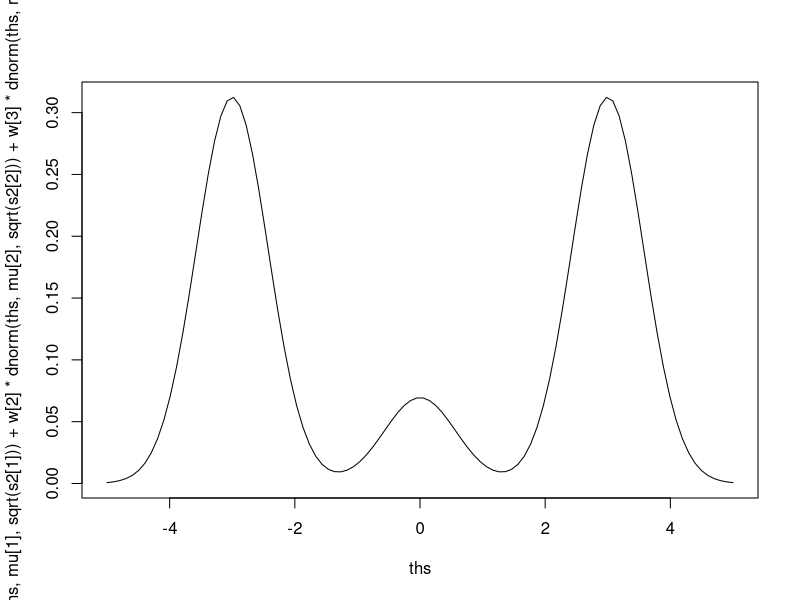
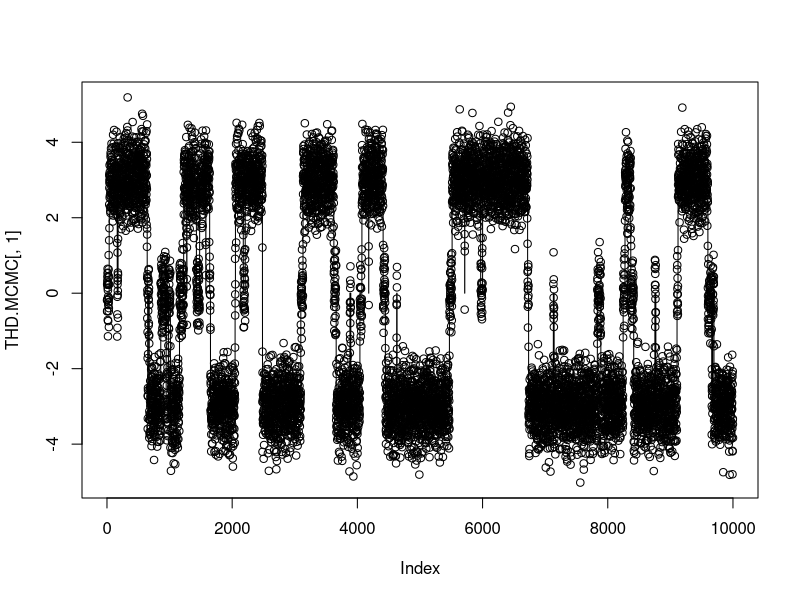
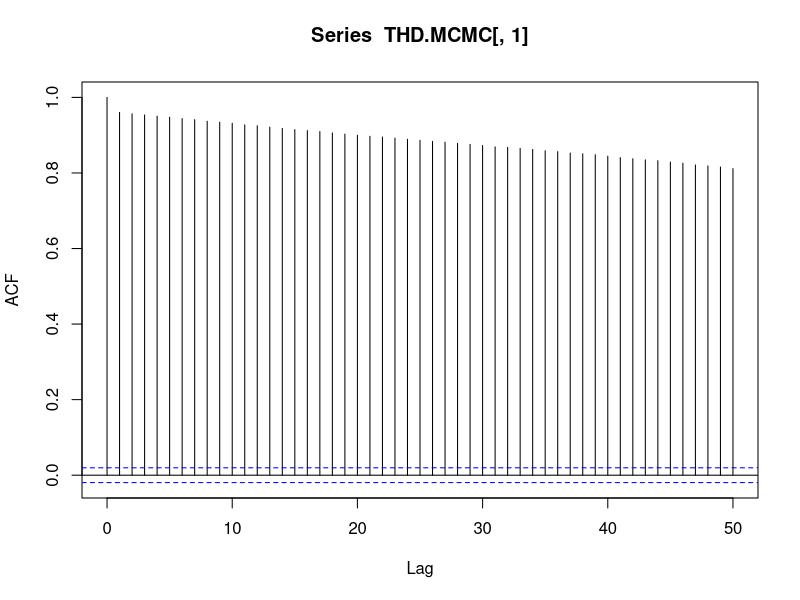
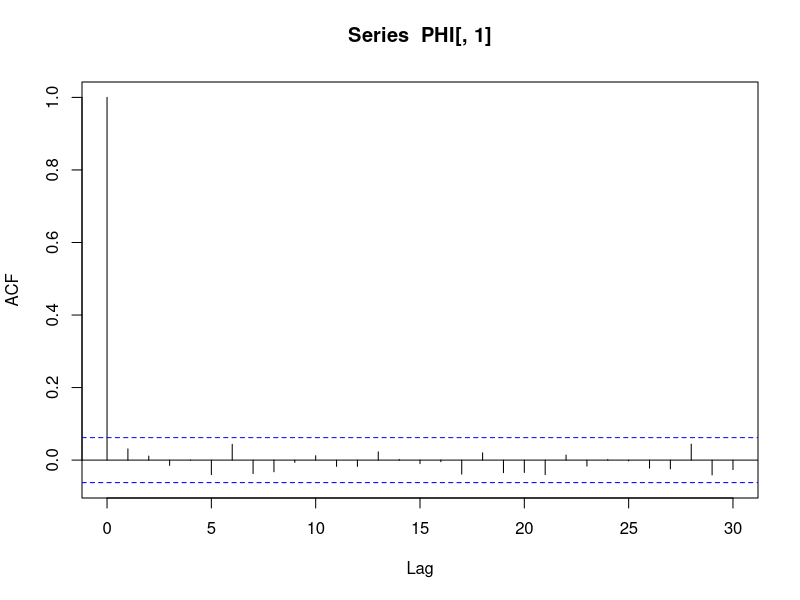
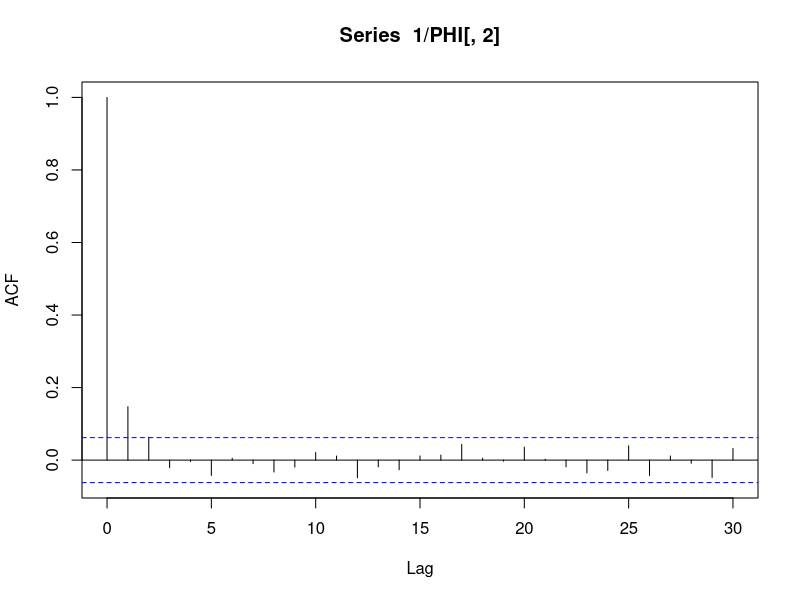
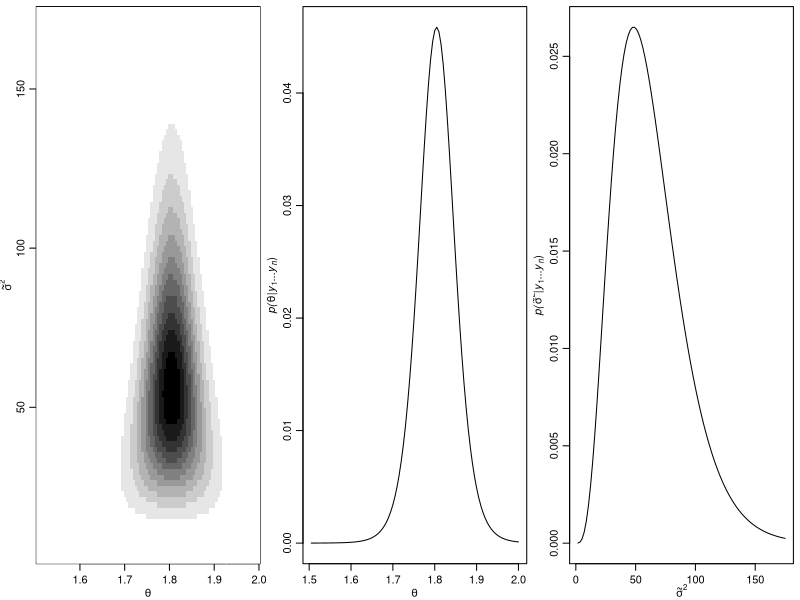
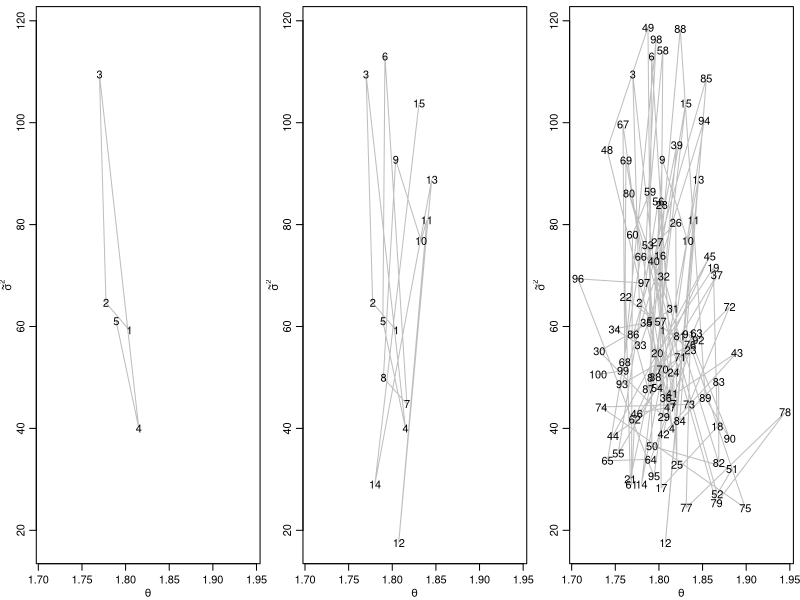
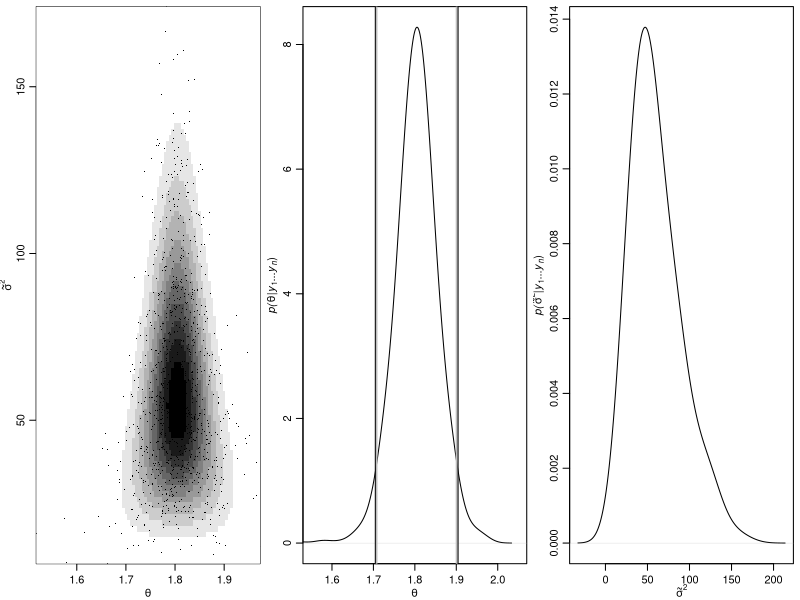

Generate these figures, in order, with R:
# priors
mu0<-1.9  ; t20<-0.95^2
s20<-.01 ; nu0<-1

#data
y<-c(1.64,1.70,1.72,1.74,1.82,1.82,1.82,1.90,2.08)
n<-length(y) ; mean.y<-mean(y) ; var.y<-var(y)


####
G<-100 ; H<-100

mean.grid<-seq(1.505,2.00,length=G) 
prec.grid<-seq(1.75,175,length=H) 

post.grid<-matrix(nrow=G,ncol=H)

for(g in 1:G) {
  for(h in 1:H) { 
    
    post.grid[g,h]<- dnorm(mean.grid[g], mu0, sqrt(t20)) *
                     dgamma(prec.grid[h], nu0/2, s20*nu0/2 ) *
                     prod( dnorm(y,mean.grid[g],1/sqrt(prec.grid[h])) )
                  }
                }

post.grid<-post.grid/sum(post.grid)

pdf("fig6_1.pdf",height=1.75,width=5,family="Times")
par(mfrow=c(1,3),mar=c(2.75,2.75,.5,.5),mgp=c(1.70,.70,0))
image( mean.grid,prec.grid,post.grid,col=gray( (10:0)/10 ),
     xlab=expression(theta), ylab=expression(tilde(sigma)^2) )

mean.post<- apply(post.grid,1,sum)
plot(mean.grid,mean.post,type="l",xlab=expression(theta),
 ylab=expression( paste(italic("p("),
     theta,"|",italic(y[1]),"...",italic(y[n]),")",sep="")))

prec.post<-apply(post.grid,2,sum)
plot(prec.grid,prec.post,type="l",xlab=expression(tilde(sigma)^2),
     ylab=expression( paste(italic("p("),
     tilde(sigma)^2,"|",italic(y[1]),"...",italic(y[n]),")",sep=""))) 

dev.off()
#####







###
set.seed(1)
S<-1000
PHI<-matrix(nrow=S,ncol=2)
PHI[1,]<-phi<-c( mean.y, 1/var.y)

### Gibbs sampling
for(s in 2:S) {

# generate a new theta value from its full conditional
mun<-  ( mu0/t20 + n*mean.y*phi[2] ) / ( 1/t20 + n*phi[2] )
t2n<- 1/( 1/t20 + n*phi[2] )
phi[1]<-rnorm(1, mun, sqrt(t2n) )

# generate a new sigma^2 value from its full conditional
nun<- nu0+n
s2n<- (nu0*s20 + (n-1)*var.y + n*(mean.y-phi[1])^2 ) /nun
phi[2]<- rgamma(1, nun/2, nun*s2n/2)

PHI[s,]<-phi         }
###



pdf("fig6_2.pdf",height=1.75,width=5,family="Times")
par(mfrow=c(1,3),mar=c(2.75,2.75,.5,.5),mgp=c(1.70,.70,0))
m1<-5
plot( PHI[1:m1,],type="l",xlim=range(PHI[1:100,1]), ylim=range(PHI[1:100,2]),
       lty=1,col="gray",xlab=expression(theta),ylab=expression(tilde(sigma)^2))
text(  PHI[1:m1,1], PHI[1:m1,2], c(1:m1) )

m1<-15
plot( PHI[1:m1,],type="l",xlim=range(PHI[1:100,1]), ylim=range(PHI[1:100,2]),
       lty=1,col="gray",xlab=expression(theta),ylab=expression(tilde(sigma)^2))
text(  PHI[1:m1,1], PHI[1:m1,2], c(1:m1) )

m1<-100
plot( PHI[1:m1,],type="l",xlim=range(PHI[1:100,1]), ylim=range(PHI[1:100,2]),
       lty=1,col="gray",xlab=expression(theta),ylab=expression(tilde(sigma)^2))
text(  PHI[1:m1,1], PHI[1:m1,2], c(1:m1) )
dev.off()
#####


#####
pdf("fig6_3.pdf",family="Times",height=1.75,width=5)
par(mfrow=c(1,3),mar=c(2.75,2.75,.5,.5),mgp=c(1.70,.70,0))
sseq<-1:1000


image( mean.grid,prec.grid,post.grid,col=gray( (10:0)/10 ),
     xlab=expression(theta), ylab=expression(tilde(sigma)^2) ,
     xlim=range(PHI[,1]),ylim=range(PHI[,2]) )
points(PHI[sseq,1],PHI[sseq,2],pch=".",cex=1.25 )

plot(density(PHI[,1],adj=2),  xlab=expression(theta),main="",
     xlim=c(1.55,2.05),
 ylab=expression( paste(italic("p("),
     theta,"|",italic(y[1]),"...",italic(y[n]),")",sep="")))
abline(v=quantile(PHI[,1],prob=c(.025,.975)),lwd=2,col="gray")
### t-test based confidence interval
n<-length(y) ; ybar<-mean(y) ; s2<-var(y)
ybar+qt( c(.025,.975), n-1) *sqrt(s2/n)
abline( v= ybar+qt( c(.025,.975), n-1) *sqrt(s2/n), col="black",lwd=1)


plot(density(PHI[,2],adj=2), xlab=expression(tilde(sigma)^2),main="",
     ylab=expression( paste(italic("p("),
     tilde(sigma)^2,"|",italic(y[1]),"...",italic(y[n]),")",sep=""))) 



dev.off()
#####

quantile(PHI[,1],c(.025,.5,.975))
quantile(PHI[,2],c(.025,.5, .975))
quantile(1/sqrt(PHI[,2]),c(.025,.5, .975))



##### 
pdf("fig6_5.pdf",family="Times",height=4,width=4)
par(mar=c(3,3,1,1),mgp=c(1.75,.75,0))
mu0<-10 ; tau0<-5
s20<-2  ; nu0<-1  

K<-50
L<-50
theta.grid<-seq( 12,18, length=K)
prec.grid<-seq(.05,.25, length=L)
post.grid<-matrix(nrow=K,ncol=L)

plot( 0,0,xlim=range(theta.grid), ylim=range(prec.grid),
          xlab=expression(theta), ylab=expression(1/sigma^2) )
abline( v=theta.grid, col="gray")
abline( h=prec.grid, col="gray")
dev.off()
#####


#####
pdf("fig6_6.pdf",family="Times",height=4,width=8)
par(mar=c(3,3,1,1),mgp=c(1.75,.75,0))

set.seed(1)
y<-rnorm(25,15,3)
for(k in 1:K) {
for(l in 1:L) {
    post.grid[k,l]<- dnorm(theta.grid[k],mu0,tau0) *
                     dgamma(prec.grid[l], nu0/2, s20*nu0/2 ) *
                     prod( dnorm(y,theta.grid[k],1/sqrt(prec.grid[l])) )
               }}
post.grid<-post.grid/sum(post.grid)

par(mfrow=c(1,2))
image( theta.grid,prec.grid,post.grid,col=terrain.colors(15),
     xlab=expression(theta), ylab=expression(1/sigma^2))
abline(v=mean(y),lty=2)
abline(h=1/var(y), lty=2)

#abline(v=mu0,lty=2,col="blue")
#abline(h=1/tau0, lty=2,col="blue")

contour( theta.grid,prec.grid,post.grid,
         xlab=expression(theta), ylab=expression(1/sigma^2))
abline(v=mean(y),lty=2)
abline(h=1/var(y), lty=2)
dev.off()
#####




###### Intro to MCMC diagnostics
mu<-c(-3,0,3)
s2<-c(.33,.33,.33)
w<-c(.45,.1,.45)

ths<-seq(-5,5,length=100)
plot(ths, w[1]*dnorm(ths,mu[1],sqrt(s2[1])) +
          w[2]*dnorm(ths,mu[2],sqrt(s2[2])) +
          w[3]*dnorm(ths,mu[3],sqrt(s2[3])) ,type="l" )



#### MC Sampling
set.seed(1)
S<-2000
d<-sample(1:3,S, prob=w,replace=TRUE)
th<-rnorm(S,mu[d],sqrt(s2[d]))
THD.MC<-cbind(th,d)
####

#### MCMC sampling
th<-0
THD.MCMC<-NULL
S<-10000
set.seed(1)
for(s in 1:S) {
d<-sample(1:3 ,1,prob= w*dnorm(th,mu,sqrt(s2))   )
th<-rnorm(1,mu[d],sqrt(s2[d]) )
THD.MCMC<-rbind(THD.MCMC,c(th,d) )
               }

plot(THD.MCMC[,1])
lines( mu[THD.MCMC[,2]])

###
pdf("fig6_4.pdf",family="Times",height=3.5,width=7)
par(mfrow=c(1,1),mar=c(3,3,1,1),mgp=c(1.75,.75,0))
ths<-seq(-6,6,length=1000)
plot(ths, w[1]*dnorm(ths,mu[1],sqrt(s2[1])) +
          w[2]*dnorm(ths,mu[2],sqrt(s2[2])) +
          w[3]*dnorm(ths,mu[3],sqrt(s2[3])) ,type="l" , xlab=expression(theta),ylab=
     expression( paste( italic("p("),theta,")",sep="") ),lwd=2 ,ylim=c(0,.40))
hist(THD.MC[,1],add=TRUE,prob=TRUE,nclass=20,col="gray")
lines( ths, w[1]*dnorm(ths,mu[1],sqrt(s2[1])) +
          w[2]*dnorm(ths,mu[2],sqrt(s2[2])) +
          w[3]*dnorm(ths,mu[3],sqrt(s2[3])),lwd=2 )
dev.off()
###
###
pdf("fig6_5.pdf",family="Times",height=3.5,width=7)
par(mfrow=c(1,2),mar=c(3,3,1,1),mgp=c(1.75,.75,0))
Smax<-1000
ths<-seq(-6,6,length=1000)
plot(ths, w[1]*dnorm(ths,mu[1],sqrt(s2[1])) +
          w[2]*dnorm(ths,mu[2],sqrt(s2[2])) +
          w[3]*dnorm(ths,mu[3],sqrt(s2[3])) ,type="l" , xlab=expression(theta),
 ylab=expression( paste( italic("p("),theta,")",sep="") ),lwd=2 ,ylim=c(0,.40))
hist(THD.MCMC[1:Smax,1],add=TRUE,prob=TRUE,nclass=20,col="gray")
lines( ths, w[1]*dnorm(ths,mu[1],sqrt(s2[1])) +
          w[2]*dnorm(ths,mu[2],sqrt(s2[2])) +
          w[3]*dnorm(ths,mu[3],sqrt(s2[3])),lwd=2 )
plot(THD.MCMC[1:Smax,1],xlab="iteration",ylab=expression(theta))
dev.off()
####
####
pdf("fig6_6.pdf",family="Times",height=3.5,width=7)
par(mfrow=c(1,2),mar=c(3,3,1,1),mgp=c(1.75,.75,0))
Smax<-10000
ths<-seq(-6,6,length=1000)
plot(ths, w[1]*dnorm(ths,mu[1],sqrt(s2[1])) +
          w[2]*dnorm(ths,mu[2],sqrt(s2[2])) +
          w[3]*dnorm(ths,mu[3],sqrt(s2[3])) ,type="l" , xlab=expression(theta),
 ylab=expression( paste( italic("p("),theta,")",sep="") ),lwd=2,ylim=c(0,.40) )
hist(THD.MCMC[1:Smax,1],add=TRUE,prob=TRUE,nclass=20,col="gray")
lines( ths, w[1]*dnorm(ths,mu[1],sqrt(s2[1])) +
          w[2]*dnorm(ths,mu[2],sqrt(s2[2])) +
          w[3]*dnorm(ths,mu[3],sqrt(s2[3])),lwd=2 )
plot(THD.MCMC[1:Smax,1],xlab="iteration",ylab=expression(theta))
dev.off()
#####


acf(THD.MCMC[,1],lag.max=50)

library(coda)
effectiveSize(THD.MCMC[,1])

##### MCMC diagnostics for semiconjugate normal analysis

stationarity.plot<-function(x,...){

S<-length(x)
scan<-1:S
ng<-min( round(S/100),10)
group<-S*ceiling( ng*scan/S) /ng

boxplot(x~group,...)               }



#####
pdf("fig6_7.pdf",family="Times",height=3.5,width=7)
par(mfrow=c(1,2))
par(mar=c(3,3,1,1),mgp=c(1.75,.75,0))
plot(PHI[,1],xlab="iteration",ylab=expression(theta))  
plot(1/PHI[,2],xlab="iteration",ylab=expression(sigma^2))  

dev.off()





acf(PHI[,1]) -> tmp1
acf(1/PHI[,2]) -> tmp2

effectiveSize( PHI[,1] )
effectiveSize(1/PHI[,2] )
